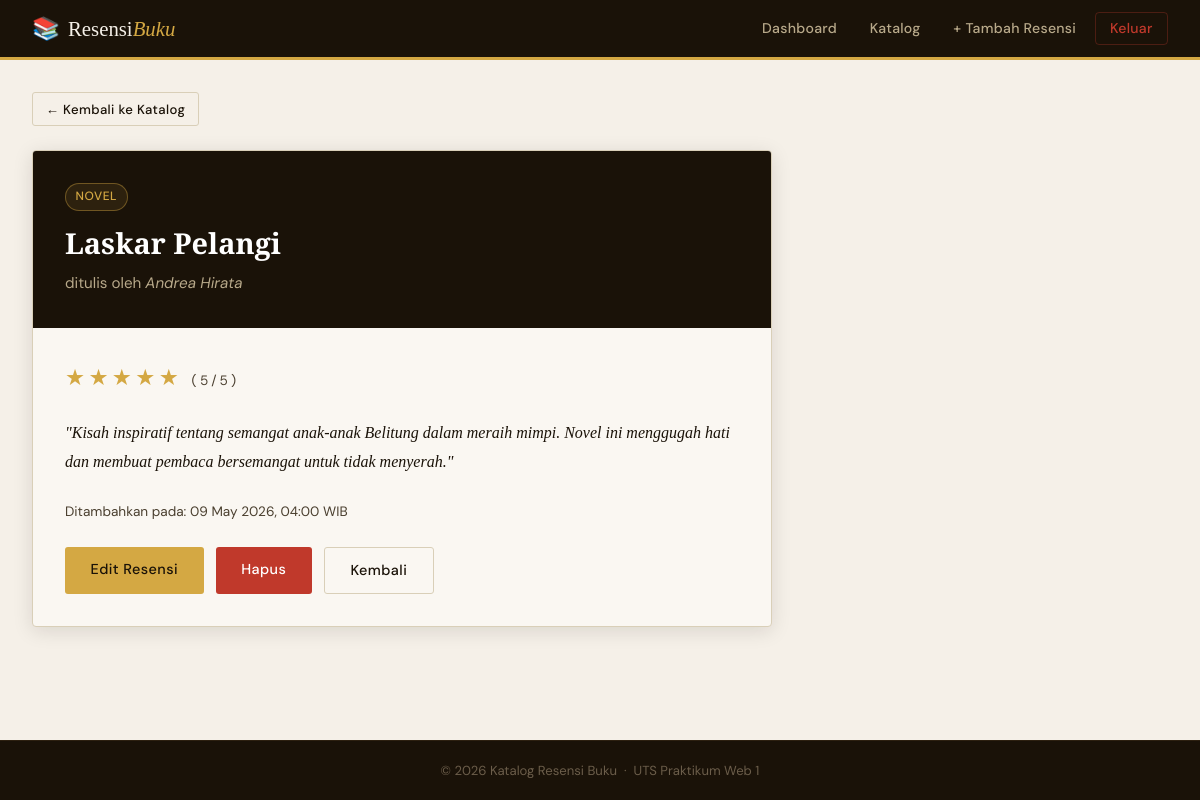
Before: /pages/detail.php?id=1 (signed in) with the older database file.
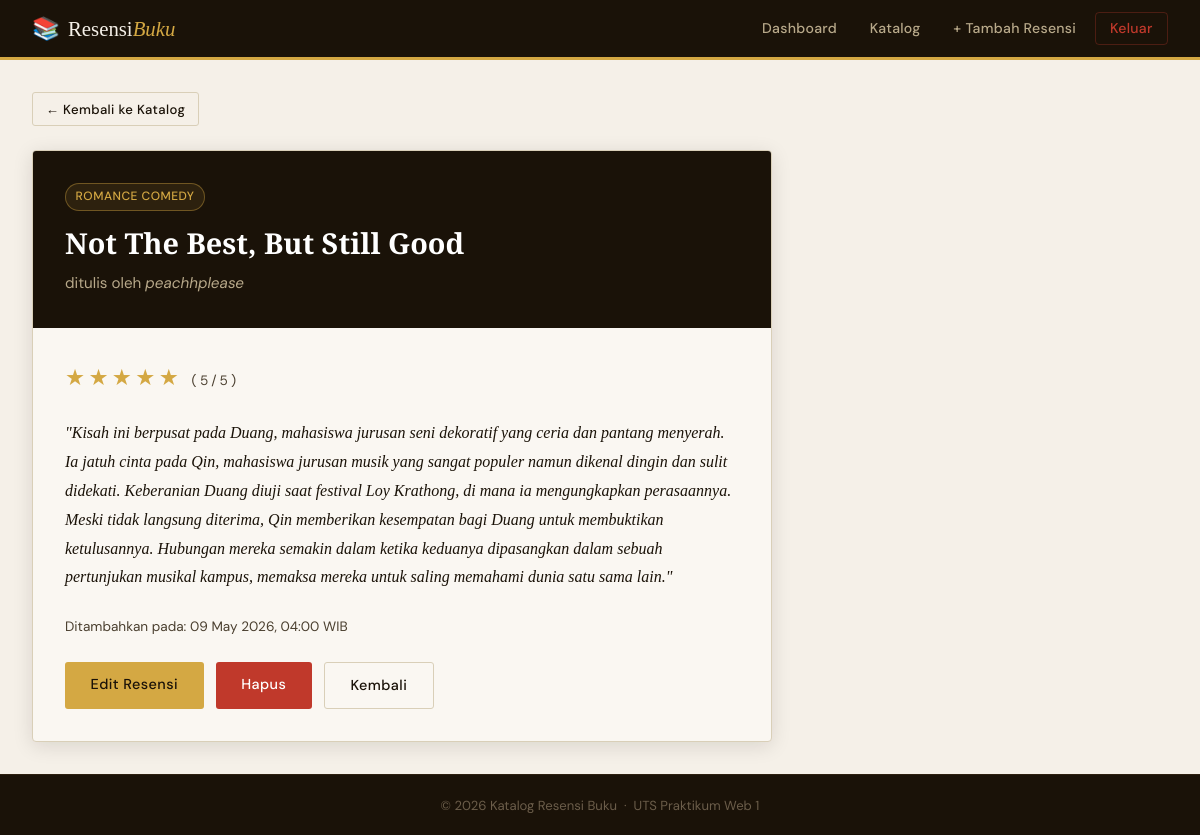
After: the same page with the newer database file.
### tables this page shows
CREATE TABLE IF NOT EXISTS resensi (
    id INT AUTO_INCREMENT PRIMARY KEY,
    judul_buku VARCHAR(255) NOT NULL,
    penulis VARCHAR(100) NOT NULL,
    genre VARCHAR(50),
    ulasan TEXT NOT NULL,
    rating INT(1) CHECK (rating BETWEEN 1 AND 5),
    tgl_input TIMESTAMP DEFAULT CURRENT_TIMESTAMP,
    user_id INT,
    FOREIGN KEY (user_id) REFERENCES users(id) ON DELETE SET NULL
);

### pages/detail.php (the view, shortened to what this page needs)
<?php
require_once '../config/db.php';
$id = intval($_GET['id'] ?? 0);
$stmt = $conn->prepare("SELECT * FROM resensi WHERE id = ?");
$stmt->bind_param("i", $id);
$stmt->execute();
$result = $stmt->get_result();
$buku = $result->fetch_assoc();
function renderStars($rating) {
    $out = '';
    for ($i = 1; $i <= 5; $i++) {
        $out .= $i <= $rating ? '★' : '☆';
    }
    return $out;
}
?>
<?php include '../includes/header.php'; ?>
<div class="main-content">
    <div style="margin-bottom:1.5rem">
        <a href="katalog.php" class="btn btn-outline btn-sm">← Kembali ke Katalog</a>
    </div>
    <div class="detail-card">
        <div class="detail-header">
            <?php if ($buku['genre']): ?>
                <span class="book-genre-badge"><?= htmlspecialchars($buku['genre']) ?></span>
            <?php endif; ?>
            <h1 class="detail-title"><?= htmlspecialchars($buku['judul_buku']) ?></h1>
            <p class="detail-author">ditulis oleh <em><?= htmlspecialchars($buku['penulis']) ?></em></p>
        </div>
        <div class="detail-body">
            <div class="detail-stars"><?= renderStars($buku['rating']) ?> <small style="font-family:var(--font-body);font-size:0.85rem;color:var(--ink-light)">(<?= $buku['rating'] ?>/5)</small></div>
            <blockquote class="detail-ulasan">"<?= nl2br(htmlspecialchars($buku['ulasan'])) ?>"</blockquote>
            <div class="detail-meta">
                Ditambahkan pada: <?= date('d F Y, H:i', strtotime($buku['tgl_input'])) ?> WIB
            </div>
            <div class="detail-actions">
                <a href="edit.php?id=<?= $buku['id'] ?>" class="btn btn-gold">Edit Resensi</a>
                <a href="hapus.php?id=<?= $buku['id'] ?>" class="btn btn-danger btn-hapus">Hapus</a>
                <a href="katalog.php" class="btn btn-outline">Kembali</a>
            </div>
        </div>
    </div>
</div>
<?php include '../includes/footer.php'; ?>

Changed rows visible on the page:
changed resensi: genre "NOVEL" → "ROMANCE COMEDY"; judul_buku "Laskar Pelangi" → "Not The Best, But Still Good"; penulis "Andrea Hirata" → "peachhplease"; ulasan "Kisah inspiratif tentang semangat anak-anak Belitung dalam meraih mimpi. Novel ini menggugah hati dan membuat pembaca bersemangat untuk tidak menyerah." → "Kisah ini berpusat pada Duang, mahasiswa jurusan seni dekoratif yang ceria dan pantang menyerah. Ia jatuh cinta pada Qin, mahasiswa jurusan musik yang sangat populer namun dikenal dingin dan sulit didekati. Keberanian Duang diuji saat festival Loy Krathong, di mana ia mengungkapkan perasaannya. Meski tidak langsung diterima, Qin memberikan kesempatan bagi Duang untuk membuktikan ketulusannya. Hubungan mereka semakin dalam ketika keduanya dipasangkan dalam sebuah pertunjukan musikal kampus, memaksa mereka untuk saling memahami dunia satu sama lain."
